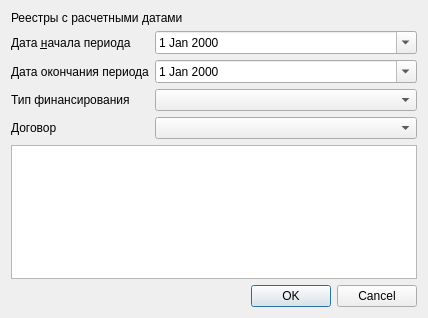
<?xml version="1.0" encoding="UTF-8"?>
<ui version="4.0">
 <class>ReportControlPaymentAmount</class>
 <widget class="QDialog" name="ReportControlPaymentAmount">
  <property name="geometry">
   <rect>
    <x>0</x>
    <y>0</y>
    <width>428</width>
    <height>318</height>
   </rect>
  </property>
  <property name="windowTitle">
   <string>Dialog</string>
  </property>
  <layout class="QVBoxLayout" name="verticalLayout">
   <item>
    <layout class="QFormLayout" name="formLayout">
     <property name="fieldGrowthPolicy">
      <enum>QFormLayout::AllNonFixedFieldsGrow</enum>
     </property>
     <item row="1" column="0">
      <widget class="QLabel" name="lblBegDate">
       <property name="text">
        <string>Дата &amp;начала периода</string>
       </property>
       <property name="buddy">
        <cstring>edtBegDate</cstring>
       </property>
      </widget>
     </item>
     <item row="1" column="1">
      <widget class="CDateEdit" name="edtBegDate">
       <property name="sizePolicy">
        <sizepolicy hsizetype="Expanding" vsizetype="Fixed">
         <horstretch>0</horstretch>
         <verstretch>0</verstretch>
        </sizepolicy>
       </property>
       <property name="calendarPopup">
        <bool>true</bool>
       </property>
      </widget>
     </item>
     <item row="2" column="0">
      <widget class="QLabel" name="lblEndDate">
       <property name="text">
        <string>Дата окончания периода</string>
       </property>
      </widget>
     </item>
     <item row="2" column="1">
      <widget class="CDateEdit" name="edtEndDate">
       <property name="sizePolicy">
        <sizepolicy hsizetype="Expanding" vsizetype="Fixed">
         <horstretch>0</horstretch>
         <verstretch>0</verstretch>
        </sizepolicy>
       </property>
       <property name="calendarPopup">
        <bool>true</bool>
       </property>
      </widget>
     </item>
     <item row="3" column="0">
      <widget class="QLabel" name="label">
       <property name="text">
        <string>Тип финансирования</string>
       </property>
      </widget>
     </item>
     <item row="3" column="1">
      <widget class="CRBComboBox" name="cmbFinance">
       <property name="sizePolicy">
        <sizepolicy hsizetype="Expanding" vsizetype="Fixed">
         <horstretch>0</horstretch>
         <verstretch>0</verstretch>
        </sizepolicy>
       </property>
      </widget>
     </item>
     <item row="0" column="0" colspan="2">
      <widget class="QLabel" name="label_2">
       <property name="text">
        <string>Реестры с расчетными датами</string>
       </property>
      </widget>
     </item>
     <item row="4" column="0">
      <widget class="QLabel" name="label_3">
       <property name="text">
        <string>Договор</string>
       </property>
      </widget>
     </item>
     <item row="4" column="1">
      <widget class="CContractComboBox" name="cmbContract"/>
     </item>
    </layout>
   </item>
   <item>
    <widget class="CTableView" name="tblNumbers"/>
   </item>
   <item>
    <spacer name="verticalSpacer">
     <property name="orientation">
      <enum>Qt::Vertical</enum>
     </property>
     <property name="sizeHint" stdset="0">
      <size>
       <width>20</width>
       <height>40</height>
      </size>
     </property>
    </spacer>
   </item>
   <item>
    <widget class="QDialogButtonBox" name="buttonBox">
     <property name="orientation">
      <enum>Qt::Horizontal</enum>
     </property>
     <property name="standardButtons">
      <set>QDialogButtonBox::Cancel|QDialogButtonBox::Ok</set>
     </property>
    </widget>
   </item>
  </layout>
 </widget>
 <customwidgets>
  <customwidget>
   <class>CDateEdit</class>
   <extends>QDateEdit</extends>
   <header>library/DateEdit</header>
  </customwidget>
  <customwidget>
   <class>CRBComboBox</class>
   <extends>QComboBox</extends>
   <header>library/crbcombobox.h</header>
  </customwidget>
  <customwidget>
   <class>CTableView</class>
   <extends>QTableView</extends>
   <header>library/TableView</header>
  </customwidget>
  <customwidget>
   <class>CContractComboBox</class>
   <extends>QComboBox</extends>
   <header>Accounting/ContractComboBox</header>
  </customwidget>
 </customwidgets>
 <resources/>
 <connections>
  <connection>
   <sender>buttonBox</sender>
   <signal>accepted()</signal>
   <receiver>ReportControlPaymentAmount</receiver>
   <slot>accept()</slot>
   <hints>
    <hint type="sourcelabel">
     <x>248</x>
     <y>254</y>
    </hint>
    <hint type="destinationlabel">
     <x>157</x>
     <y>274</y>
    </hint>
   </hints>
  </connection>
  <connection>
   <sender>buttonBox</sender>
   <signal>rejected()</signal>
   <receiver>ReportControlPaymentAmount</receiver>
   <slot>reject()</slot>
   <hints>
    <hint type="sourcelabel">
     <x>316</x>
     <y>260</y>
    </hint>
    <hint type="destinationlabel">
     <x>286</x>
     <y>274</y>
    </hint>
   </hints>
  </connection>
 </connections>
</ui>
